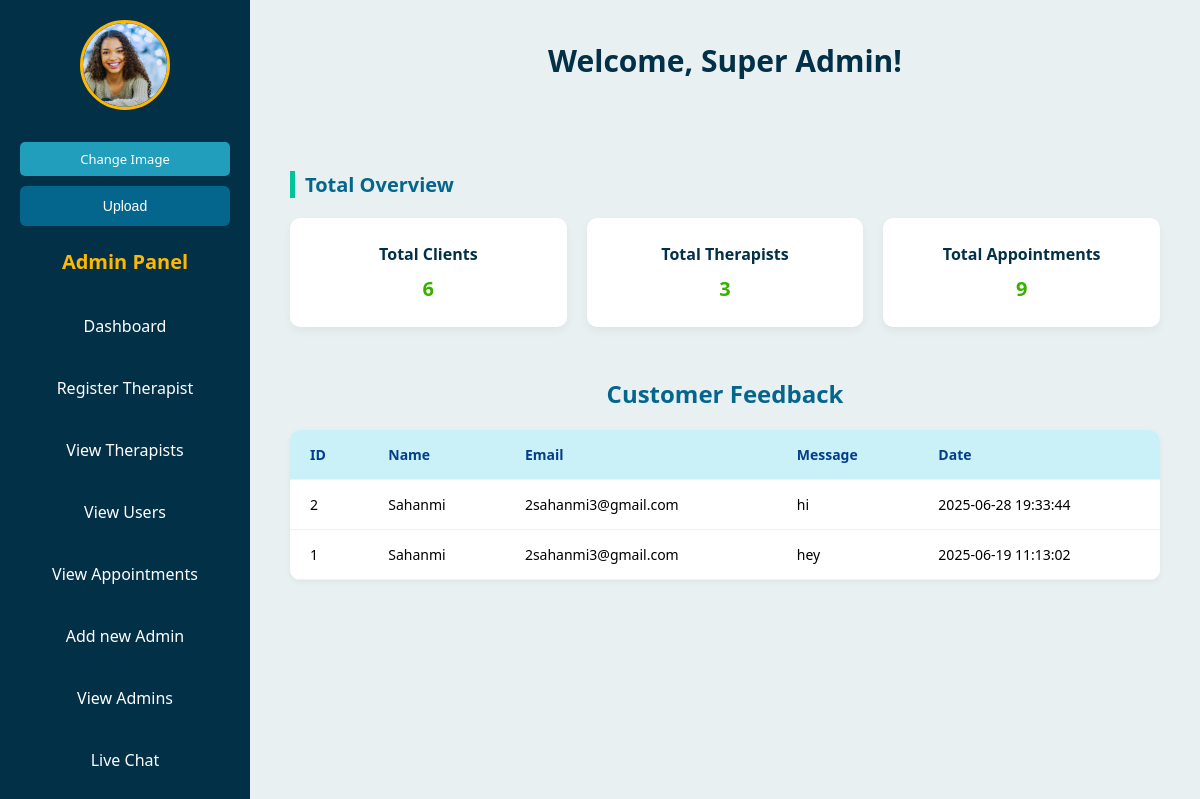
Screenshot of /greenlifewellness/admin/admin_dashboard.php with the database file from the repository.
### tables this page shows
CREATE TABLE `contacts` (
  `id` int(11) NOT NULL,
  `name` varchar(100) DEFAULT NULL,
  `email` varchar(100) DEFAULT NULL,
  `message` text DEFAULT NULL,
  `created_at` timestamp NOT NULL DEFAULT current_timestamp()
);

### greenlifewellness/admin/admin_dashboard.php (the view, shortened to what this page needs)
<?php
include '../db.php';
$admin_id = 2;
$stmt = $conn->prepare("SELECT profile_picture, full_name FROM admins WHERE id = ?");
$stmt->bind_param("i", $admin_id);
$stmt->execute();
$stmt->bind_result($admin_image, $admin_name);
$total_clients = $conn->query("SELECT COUNT(*) AS count FROM clients")->fetch_assoc()['count'];
$total_therapists = $conn->query("SELECT COUNT(*) AS count FROM therapists")->fetch_assoc()['count'];
$total_appointments = $conn->query("SELECT COUNT(*) AS count FROM appointments")->fetch_assoc()['count'];
$feedbacks = $conn->query("SELECT * FROM contacts ORDER BY id DESC");
?>
<!DOCTYPE html>
<html lang="en">
<head>
    <link rel="stylesheet" href="admin_dashboard.css">
</head>
<body>
<div class="sidebar">
    <img src="<?= '../' . htmlspecialchars($admin_image) ?>" alt="Admin Profile" class="admin-profile-pic">
        <form action="" method="post" enctype="multipart/form-data" class="upload-form profile-form">
        <br>
        <label for="file-upload" class="custom-file-label">Change Image</label>
        <input type="submit" name="update_pic" value="Upload" class="upload-btn">
    </form>
    <br>
    <h2>Admin Panel</h2>
    <a href="admin_dashboard.php">Dashboard</a>
    <a href="add_therapist.php">Register Therapist</a>
    <a href="view_therapist.php">View Therapists</a>
    <a href="view_clients.php">View Users</a>
    <a href="view_appointments.php">View Appointments</a>
    <a href="add_new_admin.php">Add new Admin</a>
    <a href="view_admins.php">View Admins</a>
     <a href="https://dashboard.tawk.to/#/chat">Live Chat</a>
</div>
<div class="main-content" id="feedbacks">
    <div class="header">Welcome, <?= htmlspecialchars($admin_name) ?>!</div>
    <div class="summary-section">
        <h3 class="summary-title">Total Overview</h3>
        <div class="summary-boxes">
            <div class="summary-box">
                <h4>Total Clients</h4>
                <p><?= $total_clients ?></p>
            </div>
            <div class="summary-box">
                <h4>Total Therapists</h4>
                <p><?= $total_therapists ?></p>
            </div>
            <div class="summary-box">
                <h4>Total Appointments</h4>
                <p><?= $total_appointments ?></p>
            </div>
        </div>
    </div>
    <h2>Customer Feedback</h2>
    <table>
        <tr>
            <th>ID</th><th>Name</th><th>Email</th><th>Message</th><th>Date</th>
        </tr>
        <?php while ($row = $feedbacks->fetch_assoc()) { ?>
            <tr>
                <td><?= $row['id'] ?></td>
                <td><?= htmlspecialchars($row['name']) ?></td>
                <td><?= htmlspecialchars($row['email']) ?></td>
                <td><?= htmlspecialchars($row['message']) ?></td>
                <td><?= htmlspecialchars($row['created_at']) ?></td>
            </tr>
        <?php } ?>
    </table>
</div>
</body>
</html>

### greenlifewellness/admin/admin_dashboard.css (style rules this page uses)
* { box-sizing: border-box; margin: 0; padding: 0; }
body { font-family: 'Segoe UI', Tahoma, Geneva, Verdana, sans-serif; background-color: #e8f0f2; display: flex; min-height: 100vh; }
.sidebar { width: 250px; background-color: #023047; color: white; display: flex; flex-direction: column; padding: 20px; position: fixed; height: 100%; align-items: center; }
.sidebar img { width: 90px; height: 90px; border-radius: 50%; object-fit: cover; margin-bottom: 10px; border: 3px solid #ffb703; }
.sidebar h2 { margin-bottom: 20px; text-align: center; color: #ffb703; font-size: 20px; }
.sidebar a { color: white; text-decoration: none; margin: 10px 0; padding: 10px 14px; border-radius: 8px; transition: background-color 0.3s ease; width: 100%; text-align: center; }
.upload-form { text-align: center; width: 100%; margin-top: 10px; }
.custom-file-label { display: inline-block; background-color: #219ebc; color: white; padding: 8px 12px; border-radius: 5px; cursor: pointer; font-size: 13px; margin-bottom: 10px; width: 100%; text-align: center; }
.upload-btn { background-color: #ffb703; color: #023047; padding: 6px 10px; border: none; border-radius: 5px; font-size: 13px; cursor: pointer; width: 100%; }
.main-content { margin-left: 250px; padding: 40px; flex-grow: 1; width: calc(100% - 250px); }
.header { font-size: 30px; margin-bottom: 30px; color: #023047; font-weight: 600; text-align: center; }
h2 { text-align: center; color: #05668d; margin-bottom: 20px; }
h3 { color: #028090; border-left: 5px solid #02c39a; padding-left: 10px; margin-top: 40px; }
.summary-section { margin-bottom: 30px; padding: 20px 0; }
.summary-title { font-size: 20px; margin-bottom: 20px; color: #05668d; font-weight: 600; border-left: 5px solid #02c39a; padding-left: 10px; }
.summary-boxes { display: flex; justify-content: space-between; gap: 20px; flex-wrap: wrap; }
.summary-box { background-color: white; border-radius: 10px; padding: 25px; flex: 1; min-width: 200px; text-align: center; box-shadow: 0 4px 10px rgba(0,0,0,0.05); transition: 0.3s ease; }
.summary-box h4 { color: #023047; margin-bottom: 10px; font-size: 16px; }
.summary-box p { color: #38b000; font-size: 20px; font-weight: bold; }
form { background-color: #ffffff; padding: 25px; border-radius: 12px; box-shadow: 0 4px 10px rgba(0,0,0,0.1); max-width: 500px; margin-bottom: 30px; }
input[type="submit"], button { background-color: #05668d; color: white; padding: 12px 20px; border: none; border-radius: 6px; font-size: 14px; transition: background-color 0.3s ease; cursor: pointer; width: 100%; }
table { width: 100%; margin-top: 20px; border-collapse: collapse; background-color: #ffffff; box-shadow: 0 2px 6px rgba(0,0,0,0.05); border-radius: 10px; overflow: hidden; }
th, td { padding: 15px 20px; text-align: left; border-bottom: 1px solid #f1f1f1; font-size: 14px; }
th { background-color: #caf0f8; color: #023e8a; font-weight: bold; }
p { color: #38b000; font-weight: bold; text-align: center; }
.profile-form { background: none; box-shadow: none; padding: 0; margin: 0; }

### rows the page displays
contacts: id "2", name "Sahanmi", email "2sahanmi3@gmail.com", message "hi", created_at "2025-06-28 19:33:44"
contacts: id "1", name "Sahanmi", email "2sahanmi3@gmail.com", message "hey", created_at "2025-06-19 11:13:02"

### other values shown
$admin_name "Super Admin"
$total_clients "6"
$total_therapists "3"
$total_appointments "9"
